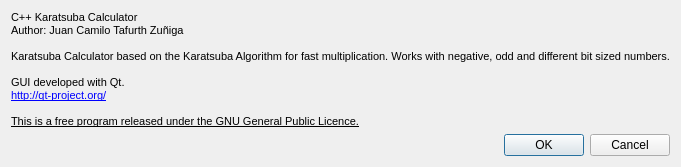
<?xml version="1.0" encoding="UTF-8"?>
<ui version="4.0">
 <class>About</class>
 <widget class="QDialog" name="About">
  <property name="geometry">
   <rect>
    <x>0</x>
    <y>0</y>
    <width>673</width>
    <height>164</height>
   </rect>
  </property>
  <property name="sizePolicy">
   <sizepolicy hsizetype="Fixed" vsizetype="Fixed">
    <horstretch>0</horstretch>
    <verstretch>0</verstretch>
   </sizepolicy>
  </property>
  <property name="windowTitle">
   <string>Dialog</string>
  </property>
  <layout class="QGridLayout" name="gridLayout">
   <item row="1" column="0">
    <widget class="QDialogButtonBox" name="buttonBox">
     <property name="orientation">
      <enum>Qt::Horizontal</enum>
     </property>
     <property name="standardButtons">
      <set>QDialogButtonBox::Cancel|QDialogButtonBox::Ok</set>
     </property>
    </widget>
   </item>
   <item row="0" column="0">
    <widget class="QLabel" name="label">
     <property name="text">
      <string>&lt;!DOCTYPE HTML PUBLIC &quot;-//W3C//DTD HTML 4.0//EN&quot; &quot;http://www.w3.org/TR/REC-html40/strict.dtd&quot;&gt;
&lt;html&gt;&lt;head&gt;&lt;meta name=&quot;qrichtext&quot; content=&quot;1&quot; /&gt;&lt;style type=&quot;text/css&quot;&gt;
p, li { white-space: pre-wrap; }
&lt;/style&gt;&lt;/head&gt;&lt;body style=&quot; font-family:'MS Shell Dlg 2'; font-size:8.25pt; font-weight:400; font-style:normal;&quot;&gt;
&lt;p style=&quot; margin-top:0px; margin-bottom:0px; margin-left:0px; margin-right:0px; -qt-block-indent:0; text-indent:0px;&quot;&gt;C++ Karatsuba Calculator&lt;/p&gt;
&lt;p style=&quot; margin-top:0px; margin-bottom:0px; margin-left:0px; margin-right:0px; -qt-block-indent:0; text-indent:0px;&quot;&gt;Author: Juan Camilo Tafurth Zuñiga&lt;/p&gt;
&lt;p style=&quot;-qt-paragraph-type:empty; margin-top:0px; margin-bottom:0px; margin-left:0px; margin-right:0px; -qt-block-indent:0; text-indent:0px;&quot;&gt;&lt;/p&gt;
&lt;p style=&quot; margin-top:0px; margin-bottom:0px; margin-left:0px; margin-right:0px; -qt-block-indent:0; text-indent:0px;&quot;&gt;Karatsuba Calculator based on the Karatsuba Algorithm for fast multiplication. Works with negative, odd and different bit sized numbers.&lt;/p&gt;
&lt;p style=&quot;-qt-paragraph-type:empty; margin-top:0px; margin-bottom:0px; margin-left:0px; margin-right:0px; -qt-block-indent:0; text-indent:0px;&quot;&gt;&lt;/p&gt;
&lt;p style=&quot; margin-top:0px; margin-bottom:0px; margin-left:0px; margin-right:0px; -qt-block-indent:0; text-indent:0px;&quot;&gt;GUI developed with Qt.&lt;/p&gt;
&lt;p style=&quot; margin-top:0px; margin-bottom:0px; margin-left:0px; margin-right:0px; -qt-block-indent:0; text-indent:0px;&quot;&gt;&lt;a href=&quot;http://qt-project.org/&quot;&gt;&lt;span style=&quot; text-decoration: underline; color:#0000ff;&quot;&gt;http://qt-project.org/&lt;/span&gt;&lt;/a&gt;&lt;/p&gt;
&lt;p style=&quot;-qt-paragraph-type:empty; margin-top:0px; margin-bottom:0px; margin-left:0px; margin-right:0px; -qt-block-indent:0; text-indent:0px; text-decoration: underline; color:#0000ff;&quot;&gt;&lt;/p&gt;
&lt;p style=&quot; margin-top:0px; margin-bottom:0px; margin-left:0px; margin-right:0px; -qt-block-indent:0; text-indent:0px;&quot;&gt;&lt;a href=&quot;http://qt-project.org/&quot;&gt;&lt;span style=&quot; color:#000000;&quot;&gt;This is a free program released under the GNU General Public Licence.&lt;/span&gt;&lt;/a&gt;&lt;/p&gt;&lt;/body&gt;&lt;/html&gt;</string>
     </property>
    </widget>
   </item>
  </layout>
 </widget>
 <resources/>
 <connections>
  <connection>
   <sender>buttonBox</sender>
   <signal>accepted()</signal>
   <receiver>About</receiver>
   <slot>accept()</slot>
   <hints>
    <hint type="sourcelabel">
     <x>248</x>
     <y>254</y>
    </hint>
    <hint type="destinationlabel">
     <x>157</x>
     <y>274</y>
    </hint>
   </hints>
  </connection>
  <connection>
   <sender>buttonBox</sender>
   <signal>rejected()</signal>
   <receiver>About</receiver>
   <slot>reject()</slot>
   <hints>
    <hint type="sourcelabel">
     <x>316</x>
     <y>260</y>
    </hint>
    <hint type="destinationlabel">
     <x>286</x>
     <y>274</y>
    </hint>
   </hints>
  </connection>
 </connections>
</ui>
